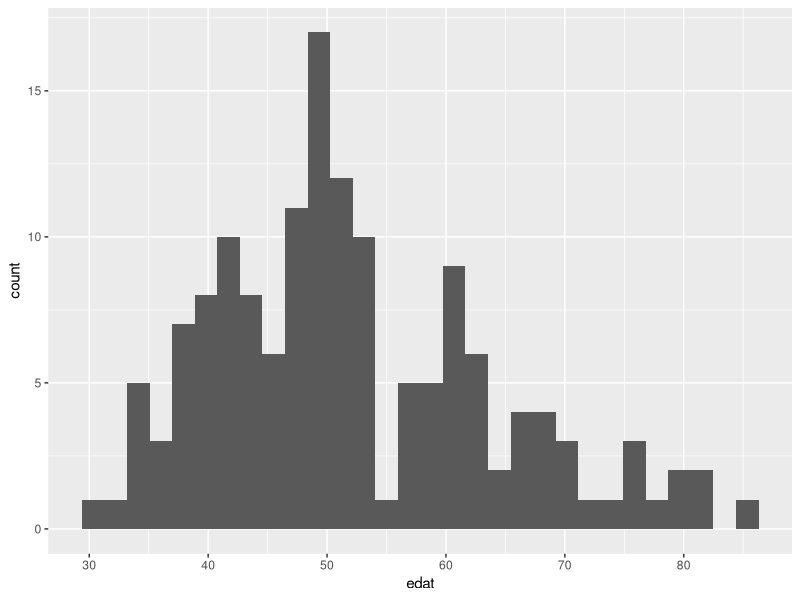
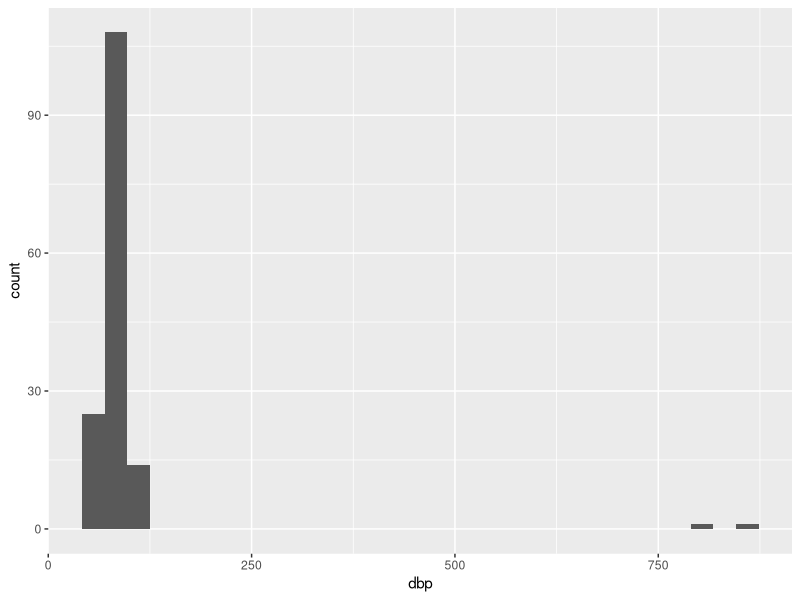
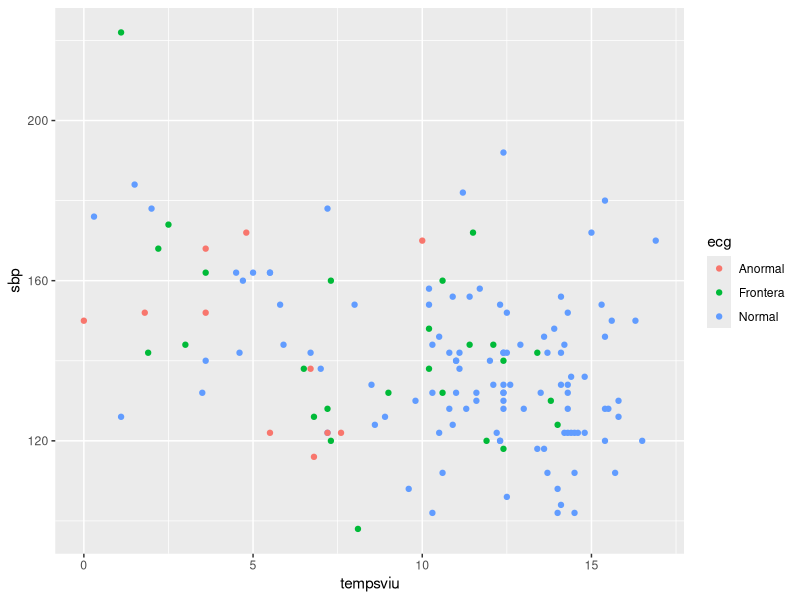
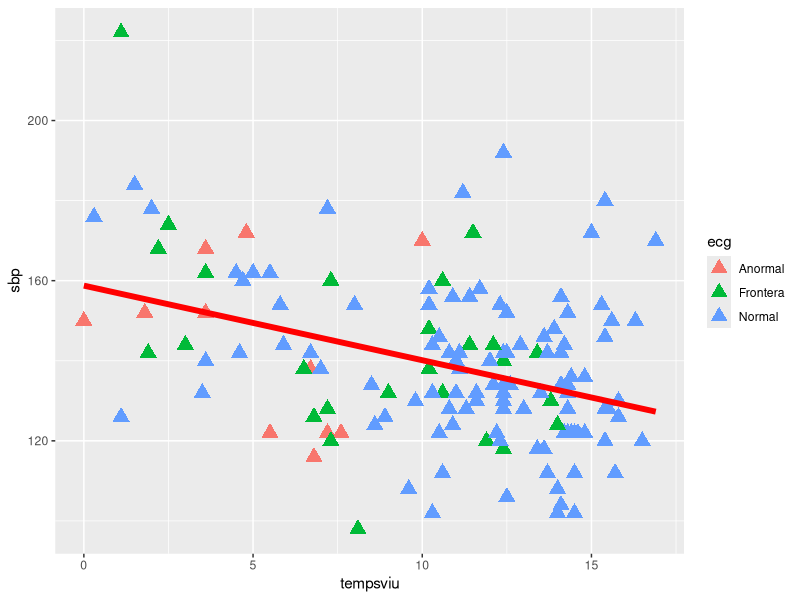
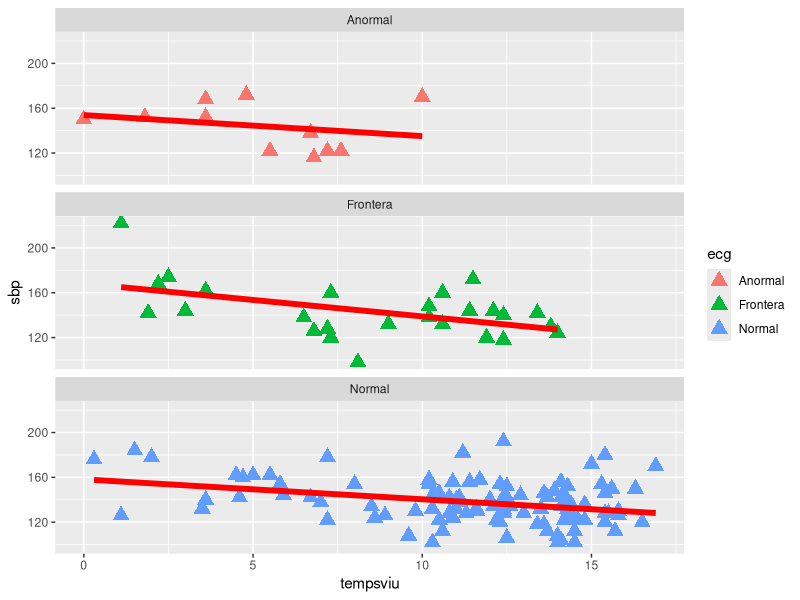
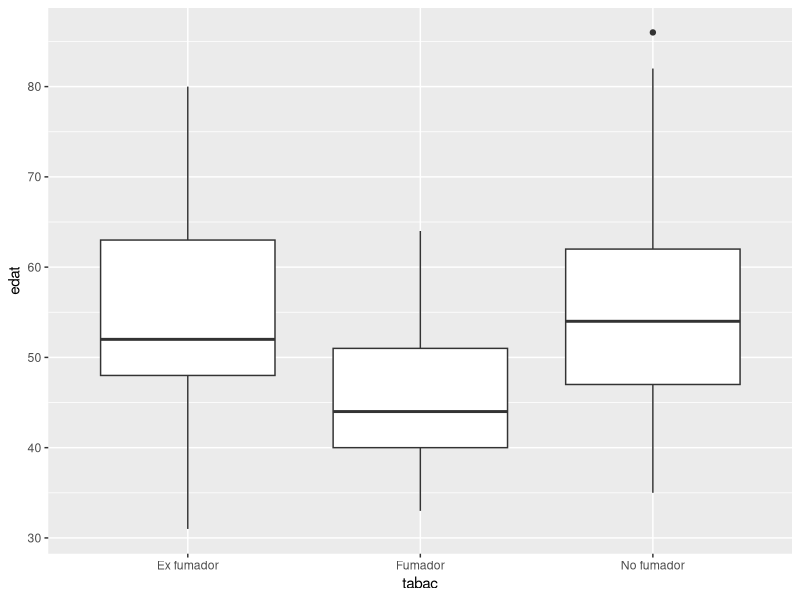
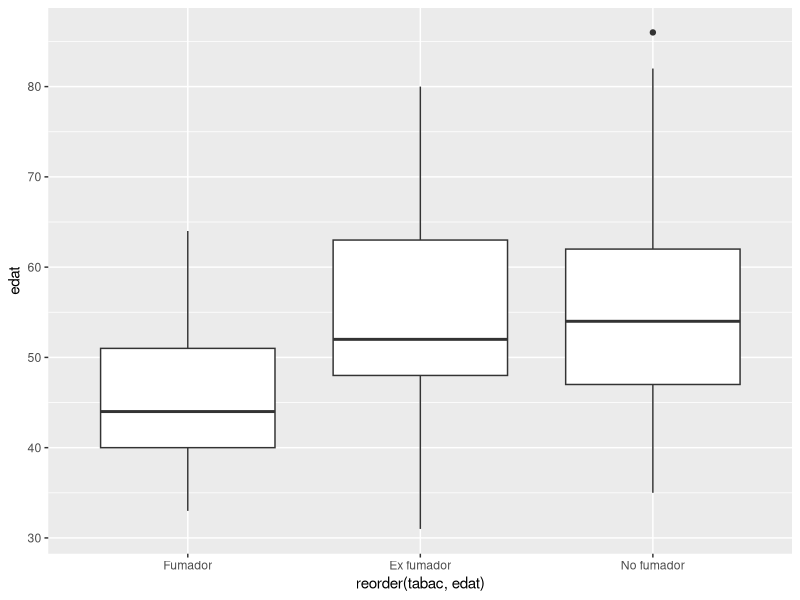

Here is the R script that generated these plots, in order:
## ---- chunk 1
require(knitr)
opts_chunk$set(
concordance=FALSE, echo=TRUE, cache=FALSE, warning=FALSE, error=FALSE, message=TRUE, fig.height=4, size = "footnotesize")

def.chunk.hook  <- knitr::knit_hooks$get("chunk")
knitr::knit_hooks$set(chunk = function(x, options) {
  x <- def.chunk.hook(x, options)
  ifelse(options$size != "normalsize", paste0("\\", options$size,"\n\n", x, "\n\n \\normalsize"), x)
})
## ---- chunk 2
# install.packages("dplyr", dependencies = TRUE)
# install.packages("ggplot2", dependencies = TRUE)
# install.packages("readxl", dependencies = TRUE)

library(dplyr)
library(ggplot2)
library(readxl)
## ---- chunk 3
diab <- read_excel("datasets/diabetes_mod.xls")
## ---- chunk 4
diab[1:4, 1:8]
## ---- chunk 5
head(diab)
## ---- chunk 6
dim(diab)
nrow(diab)
colnames(diab)
## ---- chunk 7
glimpse(diab)
## ---- chunk 8
diabetes <- read.csv("datasets/diabetes.csv", stringsAsFactors=TRUE)
class(diabetes$mort)
sapply(diabetes, class)
## ---- chunk 9
diab$mort <- recode_factor(diab$mort, "Muerto" = "muerto")
levels(diab$mort)
## ---- chunk 10
diab$mort <- recode_factor(diab$mort, "muerto" = "Muerto")
levels(diab$mort)
## ---- chunk 11
diab <- diab %>% mutate_if(is.character, as.factor)

glimpse(diab)
## ---- chunk 12
#display all the values
diab$edat
## ---- chunk 13
# Get the unique values of edat
diab$edat %>% unique()
diab$edat %>% unique() %>% length()
## ---- chunk 14
#Mean, median and rang
mean(diab$edat)
median(diab$edat)
sd(diab$edat)
var(diab$edat)
range(diab$edat)
## ---- chunk 15
diab %>% 
  group_by(tabac, ecg) %>%
  summarize(mean(edat))
## ---- chunk 16
summary(diab[, 2:11])
## ---- chunk 17
mean(diab$sbp)
## ---- chunk 18
diab$sbp
## ---- chunk 19
?mean
mean(diab$sbp, na.rm = TRUE)
is.na(diab$sbp)
## ---- chunk 20
sum(is.na(diab$sbp))
sum(is.na(diab$dbp))
## ---- chunk 21
ggplot(diab, aes(edat)) + 
  geom_histogram(bins = 30)
## ---- chunk 22
ggplot(diab, aes(dbp)) + 
  geom_histogram(bins = 30)
## ---- chunk 23
ggplot(diab, aes(tempsviu, sbp, col = ecg)) + 
  geom_point()
## ---- chunk 24
ggplot(diab, aes(tempsviu, sbp, col = ecg)) + 
  geom_point(size = 4, pch = 17) +
  geom_smooth(lwd=2, se=FALSE, method="lm", col="red")
## ---- chunk 25
ggplot(diab, aes(tempsviu, sbp, col = ecg)) +
  geom_point(size = 4, pch = 17) +
  geom_smooth(lwd = 2, se=FALSE, method="lm", col="red") +
  facet_wrap(~ ecg, ncol = 1)
## ---- chunk 26
ggplot(diab, aes(tabac, edat)) + 
  geom_boxplot()
## ---- chunk 27
ggplot(diab, aes(x= reorder(tabac, edat), y = edat)) + 
  geom_boxplot()
